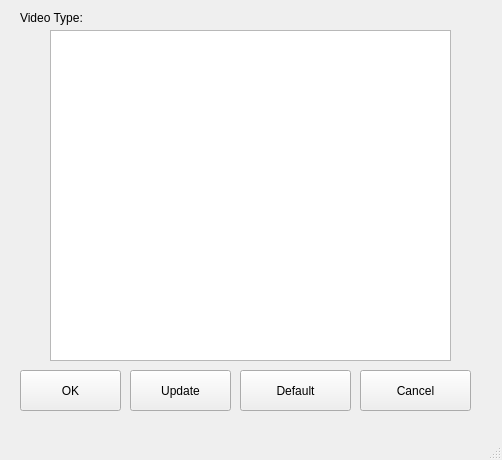
<?xml version="1.0" encoding="UTF-8"?>
<ui version="4.0">
 <class>MainWindow</class>
 <widget class="QMainWindow" name="MainWindow">
  <property name="geometry">
   <rect>
    <x>0</x>
    <y>0</y>
    <width>502</width>
    <height>460</height>
   </rect>
  </property>
  <property name="windowTitle">
   <string>MainWindow</string>
  </property>
  <widget class="QWidget" name="centralwidget">
   <widget class="QTextEdit" name="textEdit">
    <property name="geometry">
     <rect>
      <x>50</x>
      <y>30</y>
      <width>401</width>
      <height>331</height>
     </rect>
    </property>
   </widget>
   <widget class="QLabel" name="label">
    <property name="geometry">
     <rect>
      <x>20</x>
      <y>10</y>
      <width>221</width>
      <height>16</height>
     </rect>
    </property>
    <property name="text">
     <string>Video Type: </string>
    </property>
   </widget>
   <widget class="QPushButton" name="ok">
    <property name="geometry">
     <rect>
      <x>20</x>
      <y>370</y>
      <width>101</width>
      <height>41</height>
     </rect>
    </property>
    <property name="text">
     <string>OK</string>
    </property>
   </widget>
   <widget class="QPushButton" name="cancel">
    <property name="geometry">
     <rect>
      <x>360</x>
      <y>370</y>
      <width>111</width>
      <height>41</height>
     </rect>
    </property>
    <property name="text">
     <string>Cancel</string>
    </property>
   </widget>
   <widget class="QPushButton" name="update">
    <property name="geometry">
     <rect>
      <x>130</x>
      <y>370</y>
      <width>101</width>
      <height>41</height>
     </rect>
    </property>
    <property name="text">
     <string>Update</string>
    </property>
   </widget>
   <widget class="QPushButton" name="resetDefault">
    <property name="geometry">
     <rect>
      <x>240</x>
      <y>370</y>
      <width>111</width>
      <height>41</height>
     </rect>
    </property>
    <property name="text">
     <string>Default</string>
    </property>
   </widget>
  </widget>
  <widget class="QMenuBar" name="menubar">
   <property name="geometry">
    <rect>
     <x>0</x>
     <y>0</y>
     <width>502</width>
     <height>21</height>
    </rect>
   </property>
  </widget>
  <widget class="QStatusBar" name="statusbar"/>
 </widget>
 <resources/>
 <connections/>
</ui>
